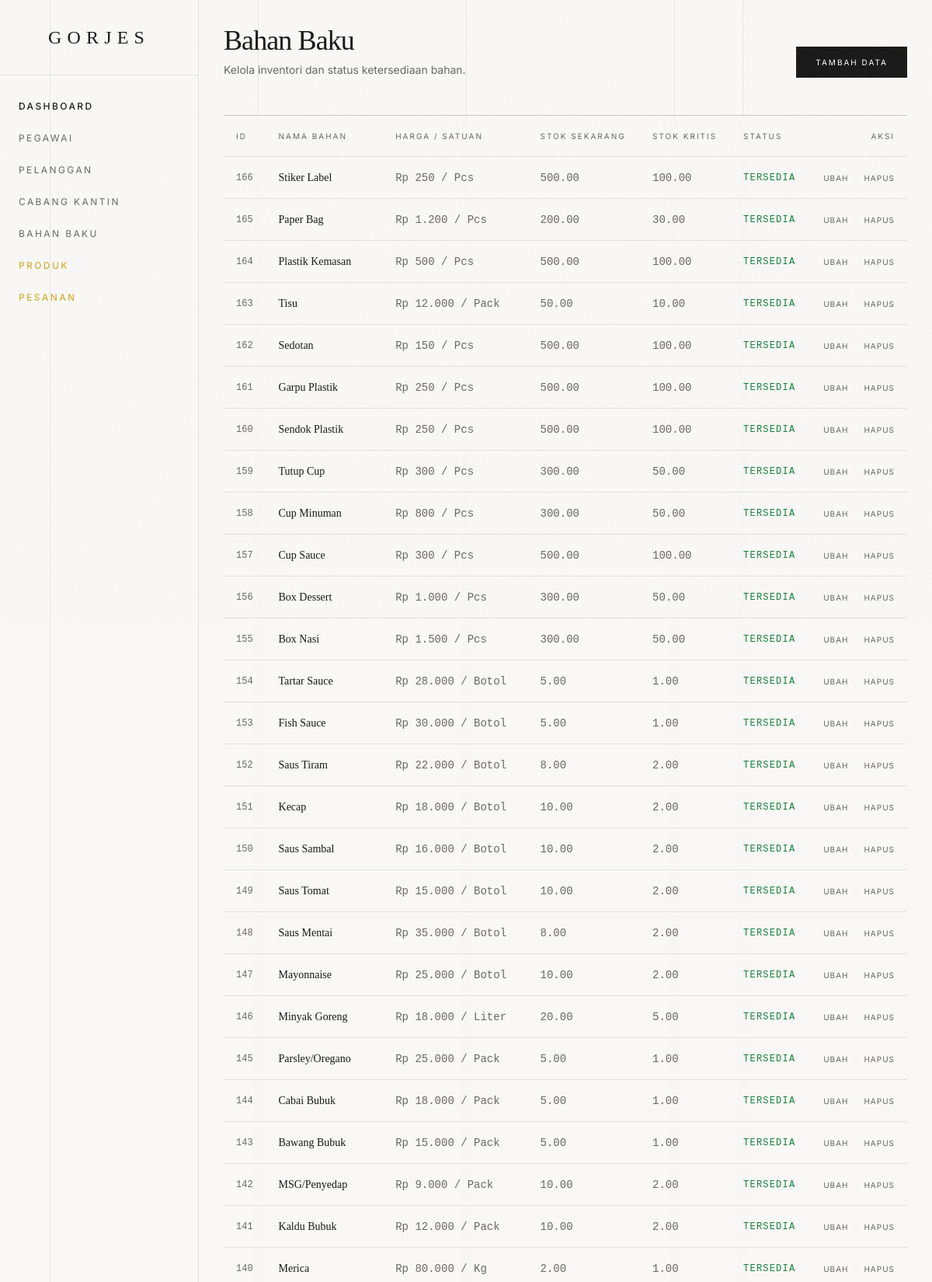
Screenshot of /dashboard/bahan_baku/bahan_bakulihat.php (signed in, upper part) with the database file from the repository.
### tables this page shows
CREATE TABLE `bahan_baku` (
  `id_bahan_baku` int(11) NOT NULL,
  `nama_bahan` varchar(100) NOT NULL,
  `satuan` varchar(30) NOT NULL,
  `harga_satuan_bahan` decimal(12,2) NOT NULL,
  `stok` decimal(10,2) DEFAULT 0.00,
  `stok_kritis` decimal(10,2) DEFAULT 0.00,
  `status_ketersediaan` enum('Tersedia','Menipis','Habis') DEFAULT NULL
);

### dashboard/bahan_baku/bahan_bakulihat.php (the view, shortened to what this page needs)
<?php
include '../../layouts/config.php';
include '../../layouts/head.php';
include '../../layouts/menu.php';
$sql = "SELECT * FROM bahan_baku ORDER BY id_bahan_baku DESC";
$result = mysqli_query($conn, $sql);
?>
<div class="mb-12 flex justify-between items-end relative z-10">
    <div>
        <h2 class="font-serif text-4xl tracking-tight mb-2">Bahan Baku</h2>
        <p class="text-sm text-luxury-mutedFg">Kelola inventori dan status ketersediaan bahan.</p>
    </div>
    <a href="bahan_bakutambah.php" class="h-10 px-6 border border-[#1A1A1A] bg-[#1A1A1A] text-white text-[10px] tracking-[0.2em] uppercase flex items-center hover:bg-transparent hover:text-[#1A1A1A] transition-all duration-300">
        Tambah Data
    </a>
</div>
<div class="border-t border-luxury-fg/20 overflow-x-auto relative z-10 bg-luxury-bg/50 backdrop-blur-sm">
    <table class="w-full text-left text-sm whitespace-nowrap">
        <thead>
            <tr class="border-b border-luxury-fg/10 uppercase text-[10px] tracking-[0.2em] text-luxury-mutedFg">
                <th class="py-4 px-4 font-normal">ID</th>
                <th class="py-4 px-4 font-normal">Nama Bahan</th>
                <th class="py-4 px-4 font-normal">Harga / Satuan</th>
                <th class="py-4 px-4 font-normal">Stok Sekarang</th>
                <th class="py-4 px-4 font-normal">Stok Kritis</th>
                <th class="py-4 px-4 font-normal">Status</th>
                <th class="py-4 px-4 font-normal text-right">Aksi</th>
            </tr>
        </thead>
        <tbody>
            <?php while ($row = mysqli_fetch_assoc($result)): ?>
                <?php
                    $statusColor = 'text-green-700';
                ?>
                <tr class="border-b border-[#1A1A1A]/10 hover:bg-[#F9F8F6] transition-colors duration-300">
                    <td class="py-4 px-4 font-mono text-xs text-luxury-mutedFg"><?= htmlspecialchars($row['id_bahan_baku']) ?></td>
                    <td class="py-4 px-4 font-serif"><?= htmlspecialchars($row['nama_bahan']) ?></td>
                    <td class="py-4 px-4 font-mono text-sm text-luxury-mutedFg">Rp <?= number_format($row['harga_satuan_bahan'], 0, ',', '.') ?> / <?= htmlspecialchars($row['satuan']) ?></td>
                    <td class="py-4 px-4 font-mono text-sm text-luxury-mutedFg"><?= htmlspecialchars($row['stok']) ?></td>
                    <td class="py-4 px-4 font-mono text-sm text-luxury-mutedFg"><?= htmlspecialchars($row['stok_kritis']) ?></td>
                    <td class="py-4 px-4 font-mono text-xs uppercase tracking-[0.1em] <?= $statusColor ?>"><?= htmlspecialchars($row['status_ketersediaan']) ?></td>
                    <td class="py-4 px-4 text-right space-x-4">
                        <a href="bahan_bakuubah.php?id=<?= $row['id_bahan_baku'] ?>" class="text-[10px] uppercase tracking-widest text-luxury-mutedFg hover:text-luxury-accent transition-colors">Ubah</a>
                        <a href="bahan_bakuhapus.php?id=<?= $row['id_bahan_baku'] ?>" class="text-[10px] uppercase tracking-widest text-luxury-mutedFg hover:text-red-700 transition-colors">Hapus</a>
                    </td>
                </tr>
            <?php endwhile; ?>
        </tbody>
    </table>
</div>
<?php
include '../../layouts/footer.php';
include '../../layouts/vendor-scripts.php';
?>

### layouts/head.php (style rules this page uses)
body { background-color: #F9F8F6; color: #1A1A1A; border-radius: 0px !important; }
* { border-radius: 0px !important; }
table { border-radius: 0; border-collapse: collapse; background: transparent; box-shadow: none; border: none; }
th, td { border-bottom: 1px solid rgba(26,26,26,0.1) !important; }
th { background: transparent; }

### rows the page displays
bahan_baku: id_bahan_baku "166", nama_bahan "Stiker Label", harga_satuan_bahan "250", satuan "Pcs", stok "500.00", stok_kritis "100.00", status_ketersediaan "TERSEDIA"
bahan_baku: id_bahan_baku "165", nama_bahan "Paper Bag", harga_satuan_bahan "1.200", satuan "Pcs", stok "200.00", stok_kritis "30.00", status_ketersediaan "TERSEDIA"
bahan_baku: id_bahan_baku "164", nama_bahan "Plastik Kemasan", harga_satuan_bahan "500", satuan "Pcs", stok "500.00", stok_kritis "100.00", status_ketersediaan "TERSEDIA"
bahan_baku: id_bahan_baku "163", nama_bahan "Tisu", harga_satuan_bahan "12.000", satuan "Pack", stok "50.00", stok_kritis "10.00", status_ketersediaan "TERSEDIA"
bahan_baku: id_bahan_baku "162", nama_bahan "Sedotan", harga_satuan_bahan "150", satuan "Pcs", stok "500.00", stok_kritis "100.00", status_ketersediaan "TERSEDIA"
bahan_baku: id_bahan_baku "161", nama_bahan "Garpu Plastik", harga_satuan_bahan "250", satuan "Pcs", stok "500.00", stok_kritis "100.00", status_ketersediaan "TERSEDIA"
bahan_baku: id_bahan_baku "160", nama_bahan "Sendok Plastik", harga_satuan_bahan "250", satuan "Pcs", stok "500.00", stok_kritis "100.00", status_ketersediaan "TERSEDIA"
bahan_baku: id_bahan_baku "159", nama_bahan "Tutup Cup", harga_satuan_bahan "300", satuan "Pcs", stok "300.00", stok_kritis "50.00", status_ketersediaan "TERSEDIA"
bahan_baku: id_bahan_baku "158", nama_bahan "Cup Minuman", harga_satuan_bahan "800", satuan "Pcs", stok "300.00", stok_kritis "50.00", status_ketersediaan "TERSEDIA"
bahan_baku: id_bahan_baku "157", nama_bahan "Cup Sauce", harga_satuan_bahan "300", satuan "Pcs", stok "500.00", stok_kritis "100.00", status_ketersediaan "TERSEDIA"
bahan_baku: id_bahan_baku "156", nama_bahan "Box Dessert", harga_satuan_bahan "1.000", satuan "Pcs", stok "300.00", stok_kritis "50.00", status_ketersediaan "TERSEDIA"
bahan_baku: id_bahan_baku "155", nama_bahan "Box Nasi", harga_satuan_bahan "1.500", satuan "Pcs", stok "300.00", stok_kritis "50.00", status_ketersediaan "TERSEDIA"
bahan_baku: id_bahan_baku "154", nama_bahan "Tartar Sauce", harga_satuan_bahan "28.000", satuan "Botol", stok "5.00", stok_kritis "1.00", status_ketersediaan "TERSEDIA"
bahan_baku: id_bahan_baku "153", nama_bahan "Fish Sauce", harga_satuan_bahan "30.000", satuan "Botol", stok "5.00", stok_kritis "1.00", status_ketersediaan "TERSEDIA"
bahan_baku: id_bahan_baku "152", nama_bahan "Saus Tiram", harga_satuan_bahan "22.000", satuan "Botol", stok "8.00", stok_kritis "2.00", status_ketersediaan "TERSEDIA"
bahan_baku: id_bahan_baku "151", nama_bahan "Kecap", harga_satuan_bahan "18.000", satuan "Botol", stok "10.00", stok_kritis "2.00", status_ketersediaan "TERSEDIA"
bahan_baku: id_bahan_baku "150", nama_bahan "Saus Sambal", harga_satuan_bahan "16.000", satuan "Botol", stok "10.00", stok_kritis "2.00", status_ketersediaan "TERSEDIA"
bahan_baku: id_bahan_baku "149", nama_bahan "Saus Tomat", harga_satuan_bahan "15.000", satuan "Botol", stok "10.00", stok_kritis "2.00", status_ketersediaan "TERSEDIA"
bahan_baku: id_bahan_baku "148", nama_bahan "Saus Mentai", harga_satuan_bahan "35.000", satuan "Botol", stok "8.00", stok_kritis "2.00", status_ketersediaan "TERSEDIA"
bahan_baku: id_bahan_baku "147", nama_bahan "Mayonnaise", harga_satuan_bahan "25.000", satuan "Botol", stok "10.00", stok_kritis "2.00", status_ketersediaan "TERSEDIA"
bahan_baku: id_bahan_baku "146", nama_bahan "Minyak Goreng", harga_satuan_bahan "18.000", satuan "Liter", stok "20.00", stok_kritis "5.00", status_ketersediaan "TERSEDIA"
bahan_baku: id_bahan_baku "145", nama_bahan "Parsley/Oregano", harga_satuan_bahan "25.000", satuan "Pack", stok "5.00", stok_kritis "1.00", status_ketersediaan "TERSEDIA"
bahan_baku: id_bahan_baku "144", nama_bahan "Cabai Bubuk", harga_satuan_bahan "18.000", satuan "Pack", stok "5.00", stok_kritis "1.00", status_ketersediaan "TERSEDIA"
bahan_baku: id_bahan_baku "143", nama_bahan "Bawang Bubuk", harga_satuan_bahan "15.000", satuan "Pack", stok "5.00", stok_kritis "1.00", status_ketersediaan "TERSEDIA"
bahan_baku: id_bahan_baku "142", nama_bahan "MSG/Penyedap", harga_satuan_bahan "9.000", satuan "Pack", stok "10.00", stok_kritis "2.00", status_ketersediaan "TERSEDIA"
bahan_baku: id_bahan_baku "141", nama_bahan "Kaldu Bubuk", harga_satuan_bahan "12.000", satuan "Pack", stok "10.00", stok_kritis "2.00", status_ketersediaan "TERSEDIA"
bahan_baku: id_bahan_baku "140", nama_bahan "Merica", harga_satuan_bahan "80.000", satuan "Kg", stok "2.00", stok_kritis "1.00", status_ketersediaan "TERSEDIA"
